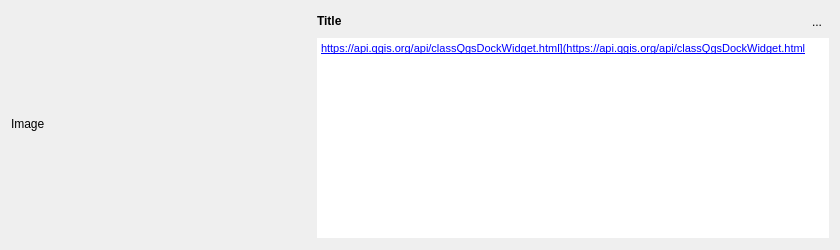
<?xml version="1.0" encoding="UTF-8"?>
<ui version="4.0">
 <class>Form</class>
 <widget class="QWidget" name="Form">
  <property name="geometry">
   <rect>
    <x>0</x>
    <y>0</y>
    <width>840</width>
    <height>250</height>
   </rect>
  </property>
  <property name="maximumSize">
   <size>
    <width>16777215</width>
    <height>250</height>
   </size>
  </property>
  <property name="windowTitle">
   <string>Form</string>
  </property>
  <layout class="QVBoxLayout" name="verticalLayout_2">
   <item>
    <layout class="QHBoxLayout" name="horizontalLayout_2">
     <item>
      <widget class="QLabel" name="mImage">
       <property name="sizePolicy">
        <sizepolicy hsizetype="Preferred" vsizetype="Preferred">
         <horstretch>0</horstretch>
         <verstretch>0</verstretch>
        </sizepolicy>
       </property>
       <property name="minimumSize">
        <size>
         <width>300</width>
         <height>200</height>
        </size>
       </property>
       <property name="maximumSize">
        <size>
         <width>300</width>
         <height>200</height>
        </size>
       </property>
       <property name="baseSize">
        <size>
         <width>0</width>
         <height>0</height>
        </size>
       </property>
       <property name="text">
        <string>Image</string>
       </property>
      </widget>
     </item>
     <item>
      <layout class="QVBoxLayout" name="verticalLayout">
       <item>
        <layout class="QHBoxLayout" name="horizontalLayout">
         <item>
          <widget class="QLabel" name="mTitle">
           <property name="sizePolicy">
            <sizepolicy hsizetype="Fixed" vsizetype="Fixed">
             <horstretch>0</horstretch>
             <verstretch>0</verstretch>
            </sizepolicy>
           </property>
           <property name="font">
            <font>
             <weight>75</weight>
             <bold>true</bold>
            </font>
           </property>
           <property name="text">
            <string>Title</string>
           </property>
          </widget>
         </item>
         <item>
          <spacer name="horizontalSpacer">
           <property name="orientation">
            <enum>Qt::Horizontal</enum>
           </property>
           <property name="sizeHint" stdset="0">
            <size>
             <width>40</width>
             <height>20</height>
            </size>
           </property>
          </spacer>
         </item>
         <item>
          <widget class="QToolButton" name="mUrl">
           <property name="text">
            <string>...</string>
           </property>
           <property name="icon">
            <iconset>
             <normaloff>:/images/icons/qbrowser_icon.svg</normaloff>:/images/icons/qbrowser_icon.svg</iconset>
           </property>
           <property name="autoRaise">
            <bool>true</bool>
           </property>
          </widget>
         </item>
        </layout>
       </item>
       <item>
        <widget class="QTextEdit" name="mText">
         <property name="maximumSize">
          <size>
           <width>16777215</width>
           <height>200</height>
          </size>
         </property>
         <property name="frameShape">
          <enum>QFrame::NoFrame</enum>
         </property>
         <property name="frameShadow">
          <enum>QFrame::Plain</enum>
         </property>
         <property name="readOnly">
          <bool>true</bool>
         </property>
         <property name="markdown">
          <string>
[https://api.qgis.org/api/classQgsDockWidget.html](https://api.qgis.org/api/classQgsDockWidget.html](https://api.qgis.org/api/classQgsDockWidget.html](https://api.qgis.org/api/classQgsDockWidget.html)

</string>
         </property>
         <property name="html">
          <string>&lt;!DOCTYPE HTML PUBLIC &quot;-//W3C//DTD HTML 4.0//EN&quot; &quot;http://www.w3.org/TR/REC-html40/strict.dtd&quot;&gt;
&lt;html&gt;&lt;head&gt;&lt;meta name=&quot;qrichtext&quot; content=&quot;1&quot; /&gt;&lt;style type=&quot;text/css&quot;&gt;
p, li { white-space: pre-wrap; }
&lt;/style&gt;&lt;/head&gt;&lt;body style=&quot; font-family:'MS Shell Dlg 2'; font-size:8.25pt; font-weight:400; font-style:normal;&quot;&gt;
&lt;p style=&quot; margin-top:5px; margin-bottom:5px; margin-left:0px; margin-right:0px; -qt-block-indent:0; text-indent:0px;&quot;&gt;&lt;a href=&quot;https://api.qgis.org/api/classQgsDockWidget.html](https://api.qgis.org/api/classQgsDockWidget.html&quot;&gt;&lt;span style=&quot; color:#0000ff;&quot;&gt;https://api.qgis.org/api/classQgsDockWidget.html](https://api.qgis.org/api/classQgsDockWidget.html&lt;/span&gt;&lt;/a&gt;&lt;/p&gt;&lt;/body&gt;&lt;/html&gt;</string>
         </property>
         <property name="textInteractionFlags">
          <set>Qt::NoTextInteraction</set>
         </property>
        </widget>
       </item>
      </layout>
     </item>
    </layout>
   </item>
  </layout>
 </widget>
 <resources/>
 <connections/>
</ui>
